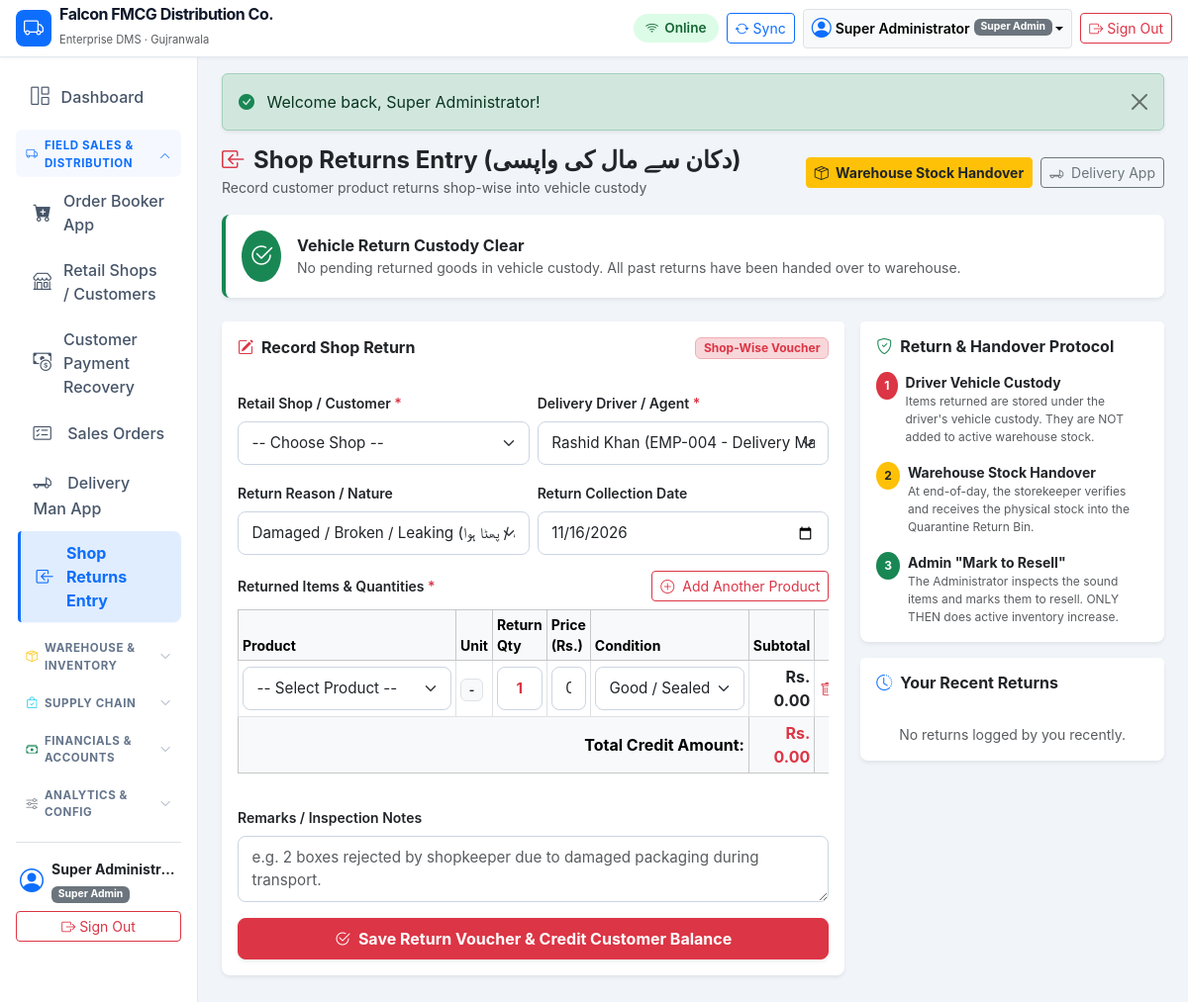
Screenshot of /modules/delivery/return.php (signed in) with the database file from the repository.
### tables this page shows
CREATE TABLE `companies` (
    `id` INT UNSIGNED AUTO_INCREMENT PRIMARY KEY,
    `name` VARCHAR(150) NOT NULL,
    `legal_name` VARCHAR(200) NULL,
    `email` VARCHAR(100) NULL,
    `phone` VARCHAR(50) NULL,
    `address` TEXT NULL,
    `city` VARCHAR(100) DEFAULT 'Gujranwala',
    `ntn` VARCHAR(50) NULL,
    `strn` VARCHAR(50) NULL,
    `currency` VARCHAR(10) DEFAULT 'PKR',
    `currency_symbol` VARCHAR(10) DEFAULT 'Rs.',
    `financial_year_start` DATE NULL,
    `invoice_prefix` VARCHAR(10) DEFAULT 'INV-',
    `purchase_prefix` VARCHAR(10) DEFAULT 'PO-',
    `order_prefix` VARCHAR(10) DEFAULT 'SO-',
    `delivery_prefix` VARCHAR(10) DEFAULT 'DC-',
    `receipt_prefix` VARCHAR(10) DEFAULT 'RCP-',
    `default_warehouse_id` INT UNSIGNED NULL,
    `inventory_valuation` ENUM('WAC', 'FIFO') DEFAULT 'WAC',
    `allow_negative_stock` TINYINT(1) DEFAULT 0,
    `status` ENUM('active', 'inactive') DEFAULT 'active',
    `created_at` TIMESTAMP DEFAULT CURRENT_TIMESTAMP,
    `updated_at` TIMESTAMP DEFAULT CURRENT_TIMESTAMP ON UPDATE CURRENT_TIMESTAMP
);

CREATE TABLE `users` (
    `id` INT UNSIGNED AUTO_INCREMENT PRIMARY KEY,
    `role_id` INT UNSIGNED NOT NULL,
    `username` VARCHAR(80) NOT NULL UNIQUE,
    `password_hash` VARCHAR(255) NOT NULL,
    `full_name` VARCHAR(150) NOT NULL,
    `email` VARCHAR(120) NULL,
    `phone` VARCHAR(50) NULL,
    `status` ENUM('active', 'inactive', 'suspended') DEFAULT 'active',
    `last_login_at` DATETIME NULL,
    `created_at` TIMESTAMP DEFAULT CURRENT_TIMESTAMP,
    `updated_at` TIMESTAMP DEFAULT CURRENT_TIMESTAMP ON UPDATE CURRENT_TIMESTAMP,
    CONSTRAINT `fk_users_role` FOREIGN KEY (`role_id`) REFERENCES `roles` (`id`)
);

CREATE TABLE `roles` (
    `id` INT UNSIGNED AUTO_INCREMENT PRIMARY KEY,
    `name` VARCHAR(100) NOT NULL,
    `slug` VARCHAR(100) NOT NULL UNIQUE,
    `description` VARCHAR(255) NULL,
    `is_system` TINYINT(1) DEFAULT 0,
    `created_at` TIMESTAMP DEFAULT CURRENT_TIMESTAMP
);

### modules/delivery/return.php (the view, shortened to what the rows shown need)
<?php
requireLogin();
$currentUser = getCurrentUser();
require_once dirname(__DIR__, 2) . '/includes/header.php';
?>
<div class="row g-3">
    <div class="col-12 col-lg-8">
        <div class="card border-0 shadow-sm rounded-3 mb-4">
            <div class="card-body p-3">
                <form method="POST" action="<?= BASE_URL ?>/modules/delivery/return.php" id="returnForm">
                    <div class="mb-3">
                        <div class="table-responsive">
                            <table class="table table-bordered table-sm align-middle" id="returnItemsTable">
                                <thead class="table-light small">
                                    <tr>
                                        <th style="min-width: 220px;">Product</th>
                                        <th style="width: 100px;">Unit</th>
                                        <th style="width: 110px;">Return Qty</th>
                                        <th style="width: 120px;">Price (Rs.)</th>
                                        <th style="min-width: 160px;">Condition</th>
                                        <th style="width: 110px;" class="text-end">Subtotal</th>
                                        <th style="width: 40px;" class="text-center"></th>
                                    </tr>
                                </thead>
                            </table>
                        </div>
                    </div>
                </form>
            </div>
        </div>
    </div>
</div>
<?php require_once dirname(__DIR__, 2) . '/includes/footer.php'; ?>

### includes/header.php (shortened to what the rows shown need)
<?php
$currentUser = getCurrentUser();
$company = getCompanyInfo(getDatabaseConnection());
?>
<!DOCTYPE html>
<html lang="en">
<head>
    <link rel="stylesheet" href="<?= BASE_URL ?>/assets/vendor/bootstrap/bootstrap.min.css">
    <link rel="stylesheet" href="<?= BASE_URL ?>/assets/vendor/bootstrap-icons/bootstrap-icons.min.css">
    <link rel="stylesheet" href="<?= BASE_URL ?>/assets/css/app.css">
</head>
<body>
<header class="navbar navbar-expand-lg navbar-dms sticky-top px-3 py-2">
    <div class="container-fluid p-0">
        <a class="navbar-brand d-flex align-items-center me-3" href="<?= BASE_URL ?>/dashboard.php">
            <div>
                <div class="brand-text fs-6 lh-1"><?= htmlspecialchars($company['name'] ?? APP_NAME) ?></div>
                <small class="text-muted" style="font-size: 0.7rem;">Enterprise DMS · <?= htmlspecialchars($company['city'] ?? 'Gujranwala') ?></small>
            </div>
        </a>
        <div class="d-flex align-items-center ms-auto gap-2">
            <?php if ($currentUser): ?>
            <div class="dropdown">
                <button class="btn btn-sm btn-light border dropdown-toggle d-flex align-items-center" type="button" data-bs-toggle="dropdown" aria-expanded="false">
                    <i class="bi bi-person-circle fs-5 me-1 text-primary"></i>
                    <span class="d-none d-md-inline fw-semibold me-1"><?= htmlspecialchars($currentUser['full_name']) ?></span>
                    <span class="badge bg-secondary" style="font-size: 0.65rem;"><?= htmlspecialchars($currentUser['role_name']) ?></span>
                </button>
            </div>
            <a href="<?= BASE_URL ?>/logout.php" class="btn btn-sm btn-outline-danger d-flex align-items-center" title="Sign Out">
                <i class="bi bi-box-arrow-right me-1"></i>
                <span class="d-none d-sm-inline">Sign Out</span>
            </a>
            <?php endif; ?>
        </div>
    </div>
</header>
<div class="container-fluid dms-layout-container">
    <div class="row g-0 h-100">
        <?php if ($currentUser): ?>
            <?php require_once BASE_PATH . '/includes/sidebar.php'; ?>
            <main class="col-md-9 ms-sm-auto col-lg-10 px-md-4 py-3 dms-main-content">
        <?php else: ?>
            <main class="col-12 px-3 py-4 dms-main-content">
        <?php endif; ?>

### includes/sidebar.php (shortened to what the rows shown need)
<?php
$user = getCurrentUser();
$roleSlug = $user['role_slug'] ?? '';
$pdo = getDatabaseConnection();
$pendingOrdersCount = 0;
$readyDispatchCount = 0;
$pendingDeliveriesCount = 0;
$pendingStockHandoverCount = 0;
$pendingCashHandoversCount = 0;
try {
    $pendingOrdersCount = (int)$pdo->query("SELECT COUNT(*) FROM `sales_orders` WHERE `status` IN ('submitted', 'pending_approval')")->fetchColumn();
    $readyDispatchCount = (int)$pdo->query("SELECT COUNT(*) FROM `sales_orders` WHERE `status` = 'approved'")->fetchColumn();
    $pendingDeliveriesCount = (int)$pdo->query("SELECT COUNT(*) FROM `delivery_assignments` WHERE `status` IN ('assigned', 'in_transit')")->fetchColumn();
    $pendingStockHandoverCount = (int)$pdo->query("SELECT COUNT(*) FROM `sales_returns` WHERE `handover_status` = 'handed_over_to_warehouse'")->fetchColumn();
    $pendingCashHandoversCount = (int)$pdo->query("SELECT COUNT(*) FROM `cash_handovers` WHERE `status` = 'pending'")->fetchColumn();
} catch (Exception $e) {
}
$secSalesCount = $pendingOrdersCount + $pendingDeliveriesCount;
$secWarehouseCount = $readyDispatchCount + $pendingStockHandoverCount;
$secFinanceCount = $pendingCashHandoversCount;
$scriptName = str_replace('\\', '/', $_SERVER['SCRIPT_NAME'] ?? '');
$requestUri = str_replace('\\', '/', $_SERVER['REQUEST_URI'] ?? '');
$isPageActive = function(array|string $patterns) use ($scriptName, $requestUri): bool {
    if (is_string($patterns)) {
        $patterns = [$patterns];
    }
    foreach ($patterns as $pattern) {
        $p = trim($pattern, '/');
        if (str_ends_with($scriptName, $p) || str_contains($scriptName, '/' . $p) || str_contains($requestUri, '/' . $p)) {
            return true;
        }
    }
    return false;
};
$isSalesActive = $isPageActive([
    'modules/orders/book.php',
    'modules/customers/',
    'modules/payments/recovery.php',
    'modules/orders/',
    'modules/delivery/',
]);
$isWarehouseActive = $isPageActive([
    'modules/warehouse/',
    'modules/inventory/',
    'modules/products/',
    'modules/warehouses/',
    'modules/units/',
]);
$isSupplyActive = $isPageActive([
    'modules/purchases/',
    'modules/suppliers/',
]);
$isFinanceActive = $isPageActive([
    'modules/payments/index.php',
    'modules/payments/handover.php',
    'modules/accounts/',
    'modules/expenses/',
    'modules/returns/',
    'modules/accounting/',
    'modules/payroll/',
]);
$isAdminActive = $isPageActive([
    'modules/reports/',
    'modules/areas/',
    'modules/employees/',
    'modules/users/',
    'modules/settings/',
]);
?>
<nav id="sidebarMenu" class="col-md-3 col-lg-2 d-md-block sidebar collapse p-3">
    <div class="position-sticky">
        <ul class="nav flex-column mb-2">
            <li class="nav-item">
                <a class="nav-link <?= (basename($scriptName) === 'dashboard.php') ? 'active' : '' ?>" href="<?= BASE_URL ?>/dashboard.php">
                    <i class="bi bi-grid-1x2"></i> <span>Dashboard</span>
                </a>
            </li>
        </ul>
        <?php if (hasPermission('orders', 'view') || hasPermission('orders', 'create') || hasPermission('delivery', 'view') || hasPermission('customers', 'view') || in_array($roleSlug, [ROLE_ORDER_BOOKER, ROLE_SALESMAN, ROLE_DELIVERY_MAN, ROLE_ADMIN, ROLE_SUPER_ADMIN])): ?>
        <a class="sidebar-section-header <?= $isSalesActive ? 'is-active-section' : '' ?> <?= $secSalesCount > 0 ? 'section-blink-alert' : '' ?>"
           id="secSalesHeader"
           data-bs-toggle="collapse"
           href="#secSales"
           role="button"
           aria-expanded="<?= $isSalesActive ? 'true' : 'false' ?>"
           aria-controls="secSales">
            <span class="sidebar-heading">
                <i class="bi bi-truck text-primary"></i> Field Sales & Distribution
            </span>
            <i class="bi bi-chevron-down section-chevron"></i>
        </a>
        <div class="collapse <?= $isSalesActive ? 'show' : '' ?>" id="secSales">
            <ul class="nav flex-column mb-2">
                <?php if (hasPermission('orders', 'create') || $roleSlug === ROLE_ORDER_BOOKER || $roleSlug === ROLE_SALESMAN): ?>
                <li class="nav-item">
                    <a class="nav-link <?= $isPageActive('modules/orders/book.php') ? 'active' : '' ?>" href="<?= BASE_URL ?>/modules/orders/book.php">
                        <i class="bi bi-cart-plus-fill"></i> Order Booker App
                    </a>
                </li>
                <?php endif; ?>
                <?php if (hasPermission('customers', 'view')): ?>
                <li class="nav-item">
                    <a class="nav-link <?= $isPageActive('modules/customers/') ? 'active' : '' ?>" href="<?= BASE_URL ?>/modules/customers/index.php">
                        <i class="bi bi-shop"></i> Retail Shops / Customers
                    </a>
                </li>
                <?php endif; ?>
                <?php if (hasPermission('payments', 'create') || hasPermission('payments', 'view') || hasRole([ROLE_SUPER_ADMIN, ROLE_ADMIN, ROLE_ORDER_BOOKER, ROLE_SALESMAN, ROLE_DELIVERY_MAN, ROLE_ACCOUNTANT])): ?>
                <li class="nav-item">
                    <a class="nav-link <?= $isPageActive(['modules/payments/recovery.php', 'modules/payments/receipt_print.php']) ? 'active' : '' ?>" href="<?= BASE_URL ?>/modules/payments/recovery.php">
                        <i class="bi bi-cash-coin"></i> Customer Payment Recovery
                    </a>
                </li>
                <?php endif; ?>
                <?php if (hasPermission('orders', 'view')): ?>
                <li class="nav-item">
                    <a class="nav-link justify-content-between <?= ($isPageActive('modules/orders/') && !$isPageActive('modules/orders/book.php')) ? 'active' : '' ?>" href="<?= BASE_URL ?>/modules/orders/index.php">
                        <span><i class="bi bi-card-checklist"></i> Sales Orders</span>
                    </a>
                </li>
                <?php endif; ?>
                <?php if (hasPermission('delivery', 'view') || $roleSlug === ROLE_DELIVERY_MAN): ?>
                <li class="nav-item">
                    <a class="nav-link justify-content-between <?= $isPageActive(['modules/delivery/index.php', 'modules/delivery/deliver.php']) ? 'active' : '' ?>" href="<?= BASE_URL ?>/modules/delivery/index.php">
                        <span><i class="bi bi-truck-flatbed"></i> Delivery Man App</span>
                    </a>
                </li>
                <li class="nav-item">
                    <a class="nav-link <?= $isPageActive(['modules/delivery/return.php', 'modules/delivery/return_print.php']) ? 'active' : '' ?>" href="<?= BASE_URL ?>/modules/delivery/return.php">
                        <i class="bi bi-box-arrow-in-left"></i> Shop Returns Entry
                    </a>
                </li>
                <?php endif; ?>
            </ul>
        </div>
        <?php endif; ?>
        <?php if (hasPermission('warehouse', 'view') || hasPermission('inventory', 'view') || in_array($roleSlug, [ROLE_STOREKEEPER, ROLE_ADMIN, ROLE_SUPER_ADMIN])): ?>
        <a class="sidebar-section-header <?= $isWarehouseActive ? 'is-active-section' : '' ?> <?= $secWarehouseCount > 0 ? 'section-blink-alert' : '' ?>"
           id="secWarehouseHeader"
           data-bs-toggle="collapse"
           href="#secWarehouse"
           role="button"
           aria-expanded="<?= $isWarehouseActive ? 'true' : 'false' ?>"
           aria-controls="secWarehouse">
            <span class="sidebar-heading">
                <i class="bi bi-box-seam text-warning"></i> Warehouse & Inventory
            </span>
            <i class="bi bi-chevron-down section-chevron"></i>
        </a>
        <?php endif; ?>
        <?php if (hasPermission('purchases', 'view') || hasPermission('suppliers', 'view') || in_array($roleSlug, [ROLE_ADMIN, ROLE_SUPER_ADMIN])): ?>
        <a class="sidebar-section-header <?= $isSupplyActive ? 'is-active-section' : '' ?>"
           data-bs-toggle="collapse"
           href="#secSupply"
           role="button"
           aria-expanded="<?= $isSupplyActive ? 'true' : 'false' ?>"
           aria-controls="secSupply">
            <span class="sidebar-heading">
                <i class="bi bi-bag-check text-info"></i> Supply Chain
            </span>
            <i class="bi bi-chevron-down section-chevron"></i>
        </a>
        <?php endif; ?>
        <?php if (hasPermission('accounting', 'view') || hasPermission('payments', 'view') || in_array($roleSlug, [ROLE_ACCOUNTANT, ROLE_ADMIN, ROLE_SUPER_ADMIN])): ?>
        <a class="sidebar-section-header <?= $isFinanceActive ? 'is-active-section' : '' ?> <?= $secFinanceCount > 0 ? 'section-blink-alert' : '' ?>"
           id="secFinanceHeader"
           data-bs-toggle="collapse"
           href="#secFinance"
           role="button"
           aria-expanded="<?= $isFinanceActive ? 'true' : 'false' ?>"
           aria-controls="secFinance">
            <span class="sidebar-heading">
                <i class="bi bi-cash-stack text-success"></i> Financials & Accounts
            </span>
            <i class="bi bi-chevron-down section-chevron"></i>
        </a>
        <?php endif; ?>
        <?php if (hasPermission('reports', 'sales') || hasPermission('settings', 'view') || in_array($roleSlug, [ROLE_ADMIN, ROLE_SUPER_ADMIN])): ?>
        <a class="sidebar-section-header <?= $isAdminActive ? 'is-active-section' : '' ?>"
           data-bs-toggle="collapse"
           href="#secAdmin"
           role="button"
           aria-expanded="<?= $isAdminActive ? 'true' : 'false' ?>"
           aria-controls="secAdmin">
            <span class="sidebar-heading">
                <i class="bi bi-sliders text-secondary"></i> Analytics & Config
            </span>
            <i class="bi bi-chevron-down section-chevron"></i>
        </a>
        <?php endif; ?>
        <div class="sidebar-user-block mt-3 pt-3 border-top">
            <div class="d-flex align-items-center mb-2 px-1">
                <i class="bi bi-person-circle fs-4 text-primary me-2"></i>
                <div class="overflow-hidden">
                    <div class="fw-bold text-dark text-truncate small"><?= htmlspecialchars($user['full_name'] ?? 'Signed In') ?></div>
                    <span class="badge bg-secondary" style="font-size: 0.65rem;"><?= htmlspecialchars($user['role_name'] ?? 'Staff') ?></span>
                </div>
            </div>
            <a href="<?= BASE_URL ?>/logout.php" class="btn btn-outline-danger btn-sm w-100 d-flex align-items-center justify-content-center">
                <i class="bi bi-box-arrow-right me-1"></i> Sign Out
            </a>
        </div>
    </div>
</nav>

### rows the page displays
companies: name "Falcon FMCG Distribution Co.", city "Gujranwala"
users: full_name "Super Administrator", role.name "Super Admin", full_name "Super Administr…"

### other values shown
$flash['message'] "Welcome back, Super Administrator!"
form field delivery_man_id "Rashid Khan (EMP-004 - Delivery Man)"
